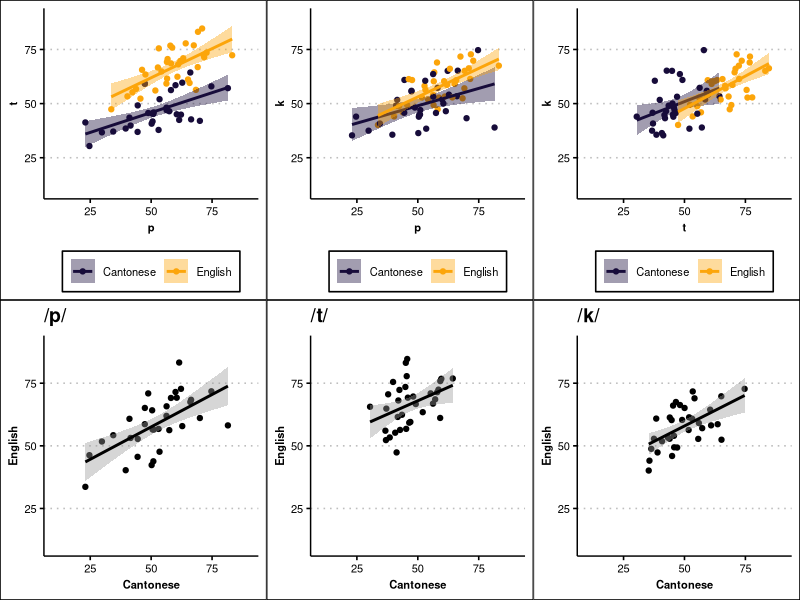
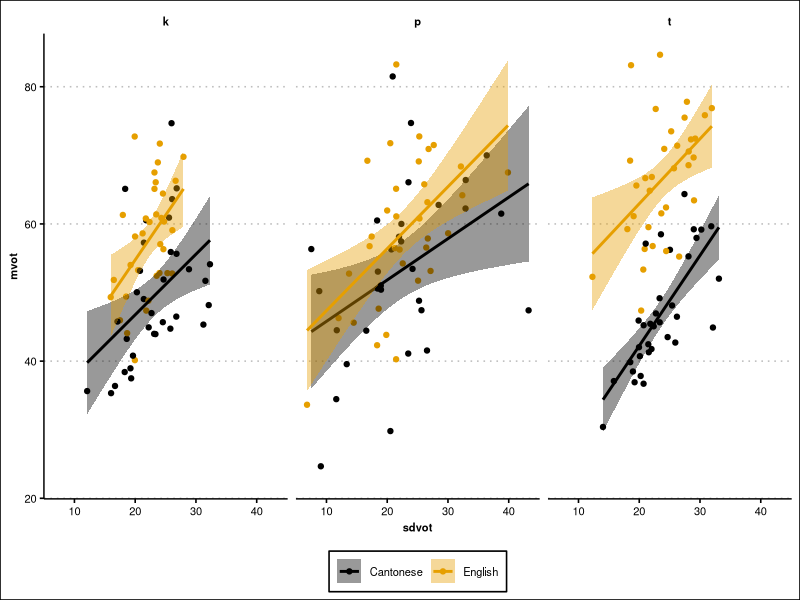

R code for these plots, in order: (Note: this script raises an error after producing the figures.)
## ---- chunk 1
knitr::opts_chunk$set(echo = TRUE)
## ---- chunk 2
library(tidyverse)
library(ggthemes)
library(gridExtra)
library(psych)
library(kableExtra)

theme_set(
  theme_clean() + 
  theme(
      legend.title = element_blank(),
      legend.text = element_text(size=8),
      legend.position = 'bottom',
      axis.title.x = element_text(size = 8, face='bold'),
      axis.title.y = element_text(size = 8, face='bold'),
      axis.text.x = element_text(size = 8),
      axis.text.y = element_text(size = 8),
      strip.text = element_text(size = 8, face='bold'),
      )
  )
## ---- chunk 3
df <- read_csv('dfs/ptk_clean_20210602.csv') # this version used in Interspeech paper
head(df)
## ---- chunk 4
means <- df %>%
  group_by(talker, language, segment) %>%
  summarise(mean_vot_ms = mean(vot_ms)) %>%
  ungroup() %>%
  pivot_wider(names_from = 'segment', values_from = 'mean_vot_ms') 
## ---- chunk 5
dfsummary <- df %>%
  group_by(talker, language, segment) %>%
  summarise(mvot = mean(vot_ms)) %>%
  ungroup() %>%
  pivot_wider(names_from = c('language','segment'), values_from = 'mvot') %>%
  select(CanP=Cantonese_p, CanT=Cantonese_t, CanK=Cantonese_k, EngP=English_p, EngT=English_t, EngK=English_k)
 
dfsummary
## ---- chunk 6
output <- corr.test(dfsummary, method='pearson', adjust = 'holm')
output
## ---- chunk 7
pt <- ggplot(means, aes(x=p, y=t, color=language, fill=language)) +
        geom_point() +
        geom_smooth(method='lm', formula = 'y ~ x') +
        scale_color_viridis_d(option = 'inferno', begin = 0.1, end = 0.8) +
        scale_fill_viridis_d(option = 'inferno', begin = 0.1, end = 0.8) +
        scale_x_continuous(limits = c(10,90)) + 
        scale_y_continuous(limits = c(10,90)) 

pk <- ggplot(means, aes(x=p, y=k, color=language, fill=language)) +
        geom_point() +
        geom_smooth(method='lm', formula = 'y ~ x') +
        scale_color_viridis_d(option = 'inferno', begin = 0.1, end = 0.8) +
        scale_fill_viridis_d(option = 'inferno', begin = 0.1, end = 0.8)+
        scale_x_continuous(limits = c(10,90)) + 
        scale_y_continuous(limits = c(10,90)) 

tk <- ggplot(means, aes(x=t, y=k, color=language, fill=language)) +
        geom_point() +
        geom_smooth(method='lm', formula = 'y ~ x') +
        scale_color_viridis_d(option = 'inferno', begin = 0.1, end = 0.8) +
        scale_fill_viridis_d(option = 'inferno', begin = 0.1, end = 0.8)+
        scale_x_continuous(limits = c(10,90)) + 
        scale_y_continuous(limits = c(10,90)) 
## ---- chunk 8
pp <- means %>%
  select(talker, language, p) %>%
  pivot_wider(names_from = 'language', values_from = 'p') %>%
  ggplot(aes(x=Cantonese, y=English)) +
      geom_point() +
      geom_smooth(method='lm', formula = 'y ~ x', color='black') +
      scale_x_continuous(limits = c(10,90)) + 
      scale_y_continuous(limits = c(10,90)) 
pp <- pp + ggtitle('/p/')

tt <- means %>%
  select(talker, language, t) %>%
  pivot_wider(names_from = 'language', values_from = 't') %>%
  ggplot(aes(x=Cantonese, y=English)) +
      geom_point() +
      geom_smooth(method='lm', formula = 'y ~ x', color='black') +
      scale_x_continuous(limits = c(10,90)) + 
      scale_y_continuous(limits = c(10,90)) 
tt <- tt + ggtitle('/t/')

kk <- means %>%
  select(talker, language, k) %>%
  pivot_wider(names_from = 'language', values_from = 'k') %>%
  ggplot(aes(x=Cantonese, y=English)) +
      geom_point() +
      geom_smooth(method='lm', formula = 'y ~ x', color='black') +
      scale_x_continuous(limits = c(10,90)) + 
      scale_y_continuous(limits = c(10,90)) 

kk <- kk + ggtitle('/k/')
## ---- chunk 9
grid.arrange(pt, pk, tk, pp, tt, kk, nrow=2)
## ---- chunk 10
 df %>%
  group_by(talker, language, segment) %>%
  summarise(mvot = mean(vot_ms), sdvot = sd(vot_ms)) %>%
  ungroup() %>%
  ggplot(aes(x=sdvot, y=mvot, color=language, fill=language)) +
    geom_point() + 
    geom_smooth(method='lm', formula = 'y ~ x') +
    scale_color_colorblind()+
  scale_fill_colorblind()+
    facet_wrap(~segment)
## ---- chunk 11
rdf <- df
resmodel <- lm(vot_ms ~ avg_phone_dur_ms, data = rdf)
rdf$residual_vot_ms <- resid(resmodel)
## ---- chunk 12
rdfsummary <- rdf %>%
  group_by(talker, language, segment) %>%
  summarise(mvot = mean(residual_vot_ms)) %>%
  ungroup() %>%
  pivot_wider(names_from = c('language','segment'), values_from = 'mvot') %>%
  select(
    `Cantonese P`=Cantonese_p, 
    `Cantonese T`=Cantonese_t, 
    `Cantonese K`=Cantonese_k, 
    `English P`=English_p, 
    `English T`=English_t, 
    `English K`=English_k)
 
rdfout <- corr.test(rdfsummary, method='pearson', adjust = 'holm')
## ---- chunk 13
options(scipen = 999)

rdfout$ci %>%
  rownames_to_column(var = 'comparison') %>%
  left_join(rdfout$ci2, by=c('r','p')) %>%
  select(comparison, r, p.adj) %>%
  separate(comparison, into = c('a', 'b'), sep='-') %>%
  mutate(r = round(r, 2), p.adj = round(p.adj, 4))
    
## ---- chunk 14
ggcorr(data=NULL, cor_matrix=rdfout$r, label=TRUE, nbreaks = 10, label_round = 2, low = "white", mid='white', high='#e6550d')
## ---- chunk 15
cor.plot(rdfout$r, show.legend = FALSE, stars =FALSE, diag=TRUE, upper=FALSE)
## ---- chunk 16
resid_means <- rdf %>%
  group_by(talker, language, segment) %>%
  summarise(mean_resid_vot = mean(residual_vot_ms)) %>%
  ungroup() %>%
  pivot_wider(names_from = 'segment', values_from = 'mean_resid_vot') 

wide_means <- resid_means %>%
  pivot_wider(id_cols = talker, names_from = language, values_from = c('p','t','k')) %>%
  select(`Cantonese /p/` = p_Cantonese, `Cantonese /t/` = t_Cantonese, `Cantonese /k/` = k_Cantonese, 
         `English /p/` = p_English, `English /t/` = t_English, `English /k/` = k_English)
## ---- chunk 17
app <- ggplot(wide_means, aes(x=`Cantonese /p/`, y=`English /p/`)) + 
  geom_point(color='orange') +
  geom_smooth(method='lm', formula = 'y ~ x', color='orange', fill='orange') +
  scale_x_continuous(limits = c(-27,27)) + 
  scale_y_continuous(limits = c(-27,27)) 
app <- app + 
  annotate("text", x = 18, y = -20, label = 'r = 0.57\np = 0.006*') + 
  ggtitle('Cantonese /p/ ~ English /p/')

att <- ggplot(wide_means, aes(x=`Cantonese /t/`, y=`English /t/`)) + 
  geom_point(color='orange') +
  geom_smooth(method='lm', formula = 'y ~ x', color='orange', fill='orange')+
  scale_x_continuous(limits = c(-27,27)) + 
  scale_y_continuous(limits = c(-27,27)) 

att <- att + 
  annotate("text", x = 18, y = -20, label = 'r = 0.31\np = 0.29') + 
  ggtitle('Cantonese /t/ ~ English /t/')

akk <- ggplot(wide_means, aes(x=`Cantonese /k/`, y=`English /k/`)) + 
  geom_point(color='orange') +
  geom_smooth(method='lm', formula = 'y ~ x', color='orange', fill='orange')+
  scale_x_continuous(limits = c(-27,27)) + 
  scale_y_continuous(limits = c(-27,27)) 

akk <- akk + 
  annotate("text", x = 18, y = -20, label = 'r = 0.55\np = 0.006*') + 
  ggtitle('Cantonese /k/ ~ English /k/')

ept <- ggplot(wide_means, aes(x=`English /p/`, y=`English /t/`)) + 
  geom_point(color='skyblue') +
  geom_smooth(method='lm', formula = 'y ~ x', color='skyblue', fill='skyblue')+
  scale_x_continuous(limits = c(-27,27)) + 
  scale_y_continuous(limits = c(-27,27)) 
ept <- ept + 
  annotate("text", x = 18, y = -20, label = 'r = 0.58\np = 0.004*') + 
  ggtitle('English /p/ ~ English /t/')

epk <- ggplot(wide_means, aes(x=`English /p/`, y=`English /k/`)) + 
  geom_point(color='skyblue') +
  geom_smooth(method='lm', formula = 'y ~ x', color='skyblue', fill='skyblue') +
  scale_x_continuous(limits = c(-27,27)) + 
  scale_y_continuous(limits = c(-27,27)) 
epk <- epk + 
  annotate("text", x = 18, y = -20, label = 'r = 0.75\np <0.001*') + 
  ggtitle('English /p/ ~ English /k/')

etk <- ggplot(wide_means, aes(x=`English /t/`, y=`English /k/`)) + 
  geom_point(color='skyblue') +
  geom_smooth(method='lm', formula = 'y ~ x', color='skyblue', fill='skyblue') +
  scale_x_continuous(limits = c(-27,27)) + 
  scale_y_continuous(limits = c(-27,27)) 
etk <- etk + 
  annotate("text", x = 18, y = -20, label = 'r = 0.57\np = 0.005*') + 
  ggtitle('English /t/ ~ English /k/')

cpt <- ggplot(wide_means, aes(x=`Cantonese /p/`, y=`Cantonese /t/`)) + 
  geom_point(color='darkolivegreen') +
  geom_smooth(method='lm', formula = 'y ~ x', color='darkolivegreen', fill='darkolivegreen') +
  scale_x_continuous(limits = c(-27,27)) + 
  scale_y_continuous(limits = c(-27,27)) 
cpt <- cpt + 
  annotate("text", x = 18, y = -20, label = 'r = 0.59\np = 0.004*') + 
  ggtitle('Cantonese /p/ ~ Cantonese /t/')

cpk <- ggplot(wide_means, aes(x=`Cantonese /p/`, y=`Cantonese /k/`)) + 
  geom_point(color='darkolivegreen') +
  geom_smooth(method='lm', formula = 'y ~ x', color='darkolivegreen', fill='darkolivegreen') +
  scale_x_continuous(limits = c(-27,27)) + 
  scale_y_continuous(limits = c(-27,27)) 
cpk <- cpk + 
  annotate("text", x = 18, y = -20, label = 'r = 0.54\np = 0.009') + 
  ggtitle('Cantonese /p/ ~ Cantonese /k/')

ctk <- ggplot(wide_means, aes(x=`Cantonese /t/`, y=`Cantonese /k/`)) + 
  geom_point(color='darkolivegreen') +
  geom_smooth(method='lm', formula = 'y ~ x', color='darkolivegreen', fill='darkolivegreen') +
  scale_x_continuous(limits = c(-27,27)) +
  scale_y_continuous(limits = c(-27,27))
ctk <- ctk + 
  annotate("text", x = 18, y = -20, label = 'r = 0.33\np = 0.28') + 
  ggtitle('Cantonese /t/ ~ Cantonese /k/')
## ---- chunk 18
all <- grid.arrange(cpt, cpk, ctk, ept, epk, etk, app, att, akk, nrow=3)
# ggsave('figs/correlation_uniformity.png', plot=all, height = 10, width = 12, units='in') #used in ISBPAC poster
